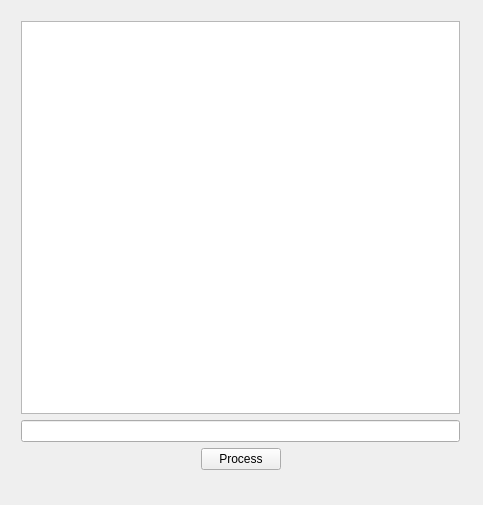
<?xml version="1.0" encoding="UTF-8"?>
<ui version="4.0">
 <class>MainWindow</class>
 <widget class="QMainWindow" name="MainWindow">
  <property name="geometry">
   <rect>
    <x>0</x>
    <y>0</y>
    <width>483</width>
    <height>505</height>
   </rect>
  </property>
  <property name="windowTitle">
   <string>MainWindow</string>
  </property>
  <widget class="QWidget" name="centralWidget">
   <widget class="QWidget" name="">
    <property name="geometry">
     <rect>
      <x>10</x>
      <y>10</y>
      <width>461</width>
      <height>471</height>
     </rect>
    </property>
    <layout class="QVBoxLayout" name="VerticalLayout">
     <item>
      <widget class="QListWidget" name="OutputWidget"/>
     </item>
     <item>
      <widget class="QLineEdit" name="InputEdit"/>
     </item>
     <item>
      <layout class="QHBoxLayout" name="ProcessButtonHorizontalLayout">
       <item>
        <spacer name="ProcessButtonLeftSpacer">
         <property name="orientation">
          <enum>Qt::Horizontal</enum>
         </property>
         <property name="sizeHint" stdset="0">
          <size>
           <width>40</width>
           <height>20</height>
          </size>
         </property>
        </spacer>
       </item>
       <item>
        <widget class="QPushButton" name="ProcessButton">
         <property name="text">
          <string>Process</string>
         </property>
        </widget>
       </item>
       <item>
        <spacer name="ProcessButtonRightSpacer">
         <property name="orientation">
          <enum>Qt::Horizontal</enum>
         </property>
         <property name="sizeHint" stdset="0">
          <size>
           <width>40</width>
           <height>20</height>
          </size>
         </property>
        </spacer>
       </item>
      </layout>
     </item>
    </layout>
   </widget>
  </widget>
  <widget class="QMenuBar" name="menuBar">
   <property name="geometry">
    <rect>
     <x>0</x>
     <y>0</y>
     <width>483</width>
     <height>18</height>
    </rect>
   </property>
  </widget>
 </widget>
 <layoutdefault spacing="6" margin="11"/>
 <resources/>
 <connections/>
</ui>
